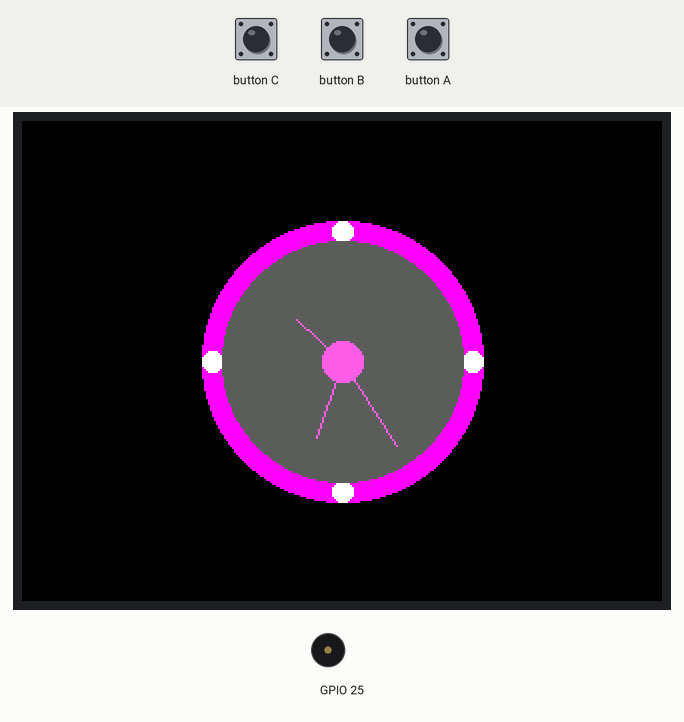
Simulated run of this sketch. Board: ESP32. On the bench: 320×240 colour display, buzzer (waves = sounding). Inputs (shaded band) come from the test bench. WiFi joins after 1.5 s; servers stay silent unless stated; network time is answered at once with the bench clock; the local clock reads 2024-03-15 10:24:30 at power-on unless the sketch sets it; what the sketch prints to the serial monitor is not drawn.

Above: at 3.9 s.
4.0 s: button C pressed for 0.15 s
At 6.9 s:
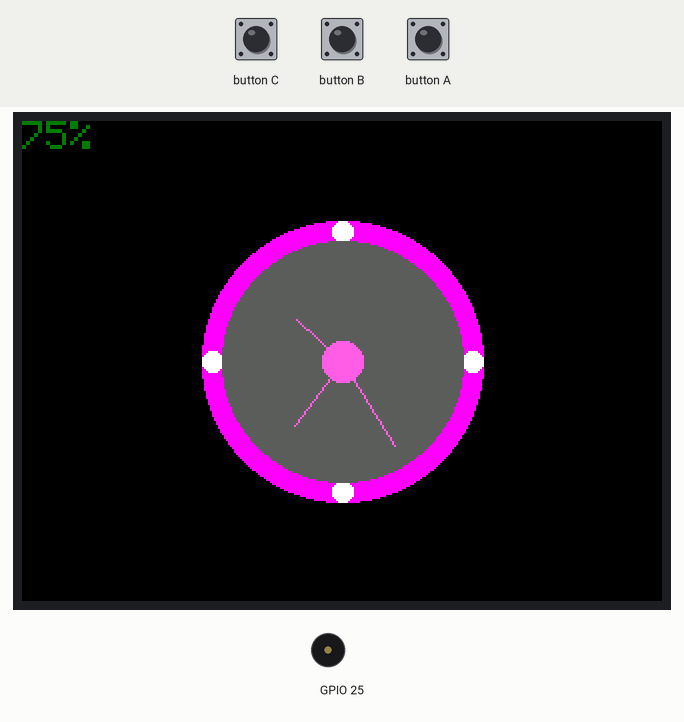
7.1 s: button B pressed for 0.15 s
At 7.8 s:
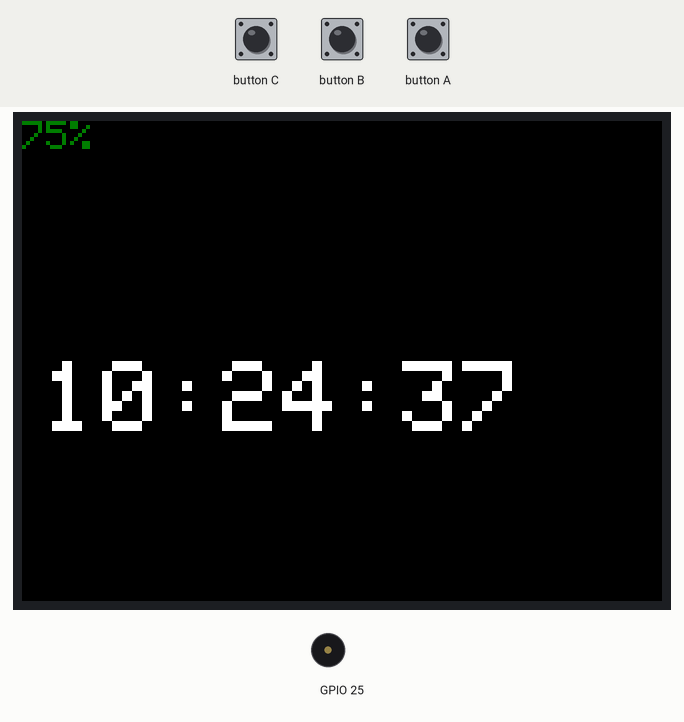
10.2 s: button B pressed for 1 s
At 12.2 s:
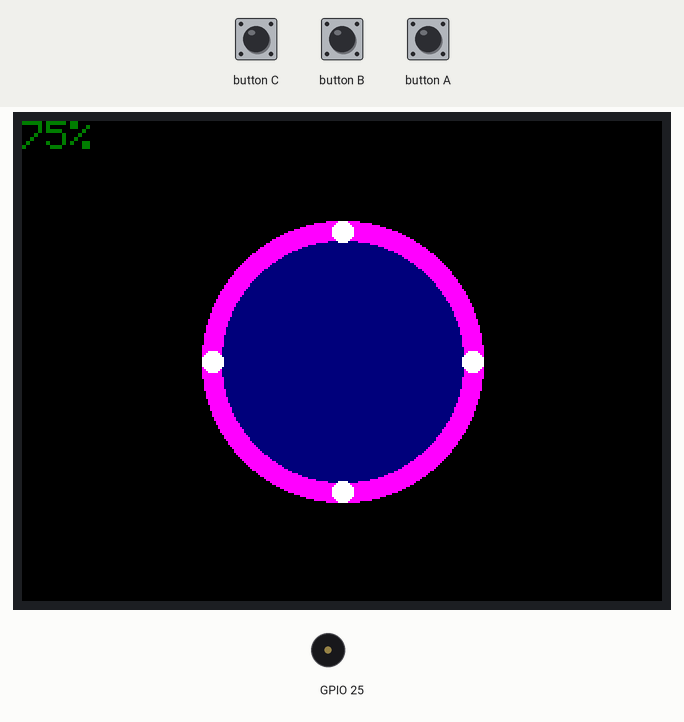
14.2 s: button B pressed for 0.15 s
At 15.8 s:
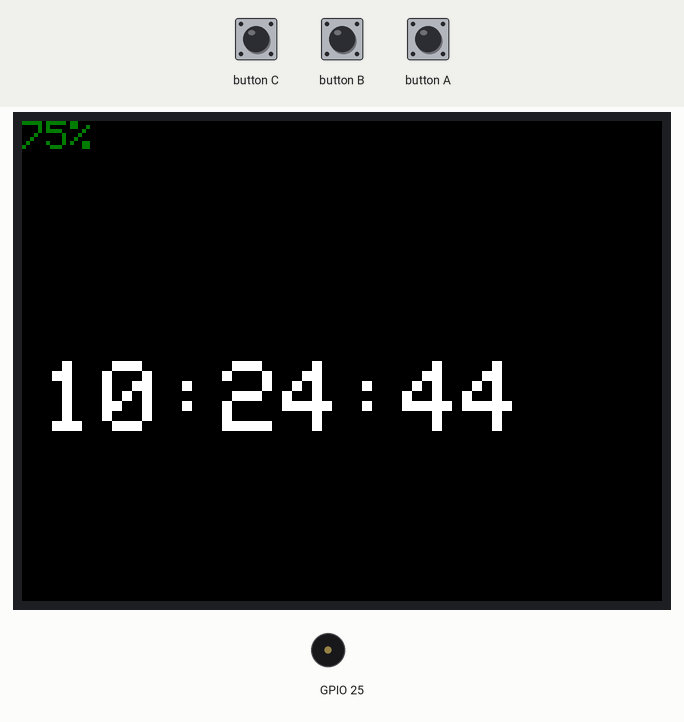
17.3 s: button C pressed for 1 s
At 19.1 s:
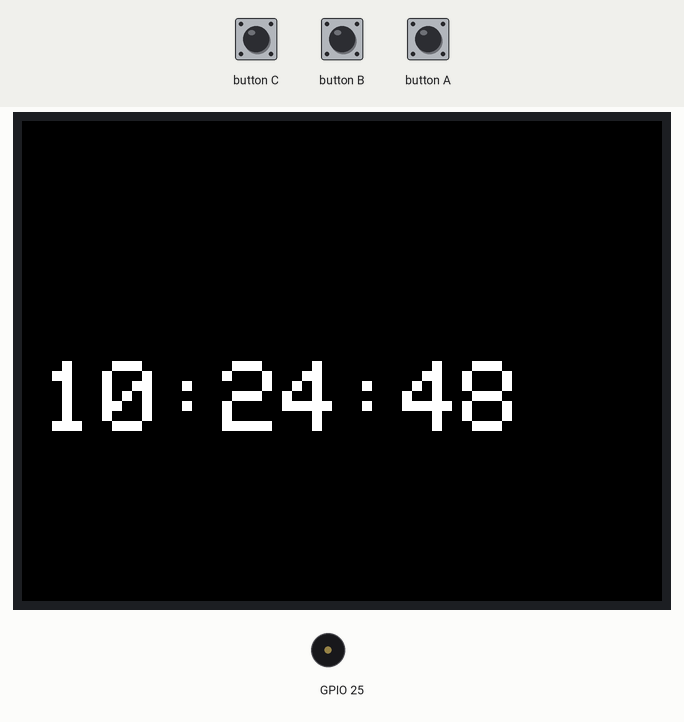
21.3 s: button B pressed for 0.15 s
At 23.4 s:
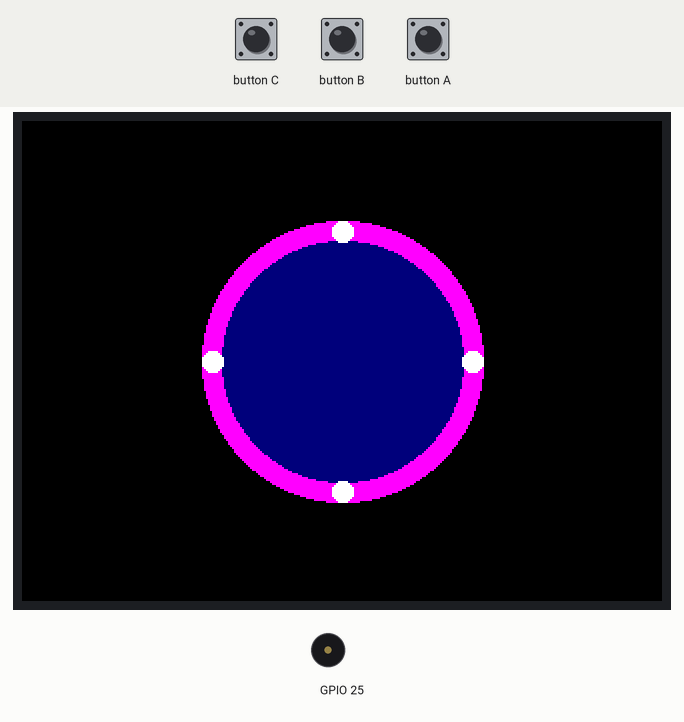
Timing chart, 0 to 24.9 s (numbered marks = the images above; inputs shaded):
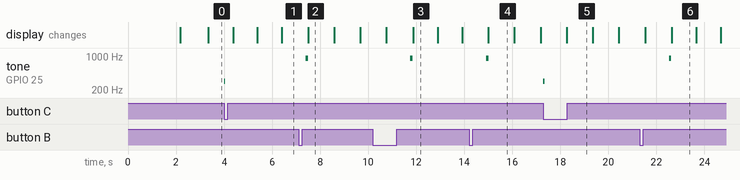

Measured:
- after the input at 4.0 s, tone on GPIO 25: silent → 300 Hz at once, → silent 0.05 s later; the display: first changes after 0.39 s (image 1 shows a later state)
- after the input at 7.1 s, tone on GPIO 25: silent → 900 Hz after 0.31 s, → silent 0.10 s later; the display: changes after 0.40 s (image 2)
- after the input at 10.2 s, tone on GPIO 25: silent → 900 Hz after 1.6 s, → silent 0.10 s later; the display: first differs from a run without the input after 1.7 s (image 3)
- after the input at 14.2 s, tone on GPIO 25: silent → 900 Hz after 0.72 s, → silent 0.10 s later; the display: changes after 0.80 s (image 4)
- after the input at 17.3 s, tone on GPIO 25: silent → 300 Hz at once, → silent 0.05 s later; the display: changes after 0.97 s (image 5)
- after the input at 21.3 s, tone on GPIO 25: silent → 900 Hz after 1.2 s, → silent 0.10 s later; the display: first differs from a run without the input after 1.3 s (image 6)
- what the display in image 2 shows lasts 1.1 s, from 7.5 s to 8.6 s

The sketch:

Clock.ino
```cpp
#include <NTPClient.h>
#include <WiFi.h>
#include <M5Stack.h>
#include <WiFiUdp.h>

const char *ssid = "DESKTOP-KT6R0Q7 9768";
const char *password = "123456781";

uint16_t recontimer = 0;


WiFiUDP ntpUDP;

NTPClient timeClient(ntpUDP);

String formattedDate;
String timeStamp;
String sec = " ";
String mnt = " ";
String hour = " ";
bool state = true;
bool state2 = false;
bool fon = false;
bool aon = false;
bool beep1 = false;
bool beep2 = false;
bool beep3 = false;
bool con = false;
bool nocon = false;

uint8_t X_OFFSET = 160;
uint8_t Y_OFFSET = 120;
uint8_t R_OUTER = 70;
uint8_t R_INNER = 60;

uint8_t coord[8];
uint8_t count = 0;

float pos_x = 0;
float pos_y = 0;

uint8_t seconds = 0;
uint8_t minutes = 0;
uint8_t hours = 0;

uint8_t s = 0;
uint8_t m = 0;
uint8_t h = 0;

int execTime = 0;
uint8_t h_sx = 120, h_sy = 120;
uint8_t h_mx = 120, h_my = 120;
uint8_t h_hx = 120, h_hy = 120;

uint8_t H_POINTER_LENGTH = 30;
uint8_t M_POINTER_LENGTH = 50;
uint8_t S_POINTER_LENGTH = 40;
uint8_t RADIUS = 10;

void setup() {


    M5.begin();
    M5.Power.begin();
    WiFi.begin(ssid, password);
    while (WiFi.status() != WL_CONNECTED) {
        Serial.print("Initialisiere WiFi...\n");
        delay(1000);
    }
    Serial.print("WiFi initialisiert\n");

    timeClient.begin();                                           // Start der NTPserver Verbindung
    timeClient.setTimeOffset(7200);                               // Anpassen der Zeitzone


    // Interrupts initialisieren
    attachInterrupt(GPIO_NUM_38, swStateR, RISING);
    attachInterrupt(GPIO_NUM_37, battery, FALLING);

    M5.Lcd.fillCircle(X_OFFSET, Y_OFFSET, R_OUTER, 0xF81F);               // Zeichnen der Uhr
    M5.Lcd.fillCircle(X_OFFSET, Y_OFFSET, R_INNER, 0x000F);

    for (int i = 0; i < 360; i++) {
        pos_x = cos((i - 90) * 0.0174532925);
        pos_y = sin((i - 90) * 0.0174532925);
        uint16_t x = pos_x * ((R_OUTER + R_INNER) / 2) + X_OFFSET;
        uint16_t y = pos_y * ((R_OUTER + R_INNER) / 2) + Y_OFFSET;
        if (i % 90 == 0) {
            M5.Lcd.fillCircle(x, y, 5, 0xFFFF);
            coord[count] = x;
            count++;
            coord[count] = y;
            count++;

        }
    }
}


void loop() {
    M5.update();
    uint16_t ret;
    if (beep3) {
        M5.Speaker.tone(300, 50);              //Ton bei drücken von Button B
        beep3 = !beep3;
    }
    if (aon) {
        if (beep1) {
            M5.Speaker.tone(900, 100);                  //Ton bei gedrückthalten
            beep1 = !beep1;
        }
        ret = analogRead(36);

        //Serial.print(ret);
        //Serial.print(" / ");                        // Ausgabe Sensor Werte

        if (ret < 1200) {
            M5.Lcd.setBrightness(255);
        } else if (ret < 1600) {
            M5.Lcd.setBrightness(200);                    // Abfrage der Helligkeitslevel
        } else if (ret < 2000) {
            M5.Lcd.setBrightness(178);
        } else if (ret < 2400) {
            M5.Lcd.setBrightness(120);
        } else if (ret < 2800) {
            M5.Lcd.setBrightness(70);
        } else if (ret < 3200) {
            M5.Lcd.setBrightness(30);
        }
    } else {
        M5.Lcd.setBrightness(255);
    }
    if (execTime < millis()) {                        // 1s Verzögerung
        if (WiFi.status() == WL_CONNECTED) {
            con = true;
            while (!timeClient.update()) {             //Falsche Daten vermeiden
                timeClient.forceUpdate();
            }
        } else if ((WiFi.status() != WL_CONNECTED) && recontimer >= 7) {
            Serial.print("Reconnecting...");
            WiFi.disconnect(true);
            WiFi.begin(ssid, password);
            recontimer = 0;
        } else {
            recontimer++;
        }
        formattedDate = timeClient.getFormattedDate();      // Format 2018-05-28T16:00:13Z
        Serial.print(formattedDate);
        Serial.print("\n");
        int splitT = formattedDate.indexOf("T");
        timeStamp = formattedDate.substring(splitT + 1, formattedDate.length() - 1); // Abspalten der Uhrzeit
        if (state) {                      // Digital oder Analog
            if (beep2) {
                M5.Speaker.tone(900, 100);              //Ton bei drücken von Button B
                beep2 = !beep2;
            }
            if (state2) {                    // Erste ausführung Analog ?

                hour = formattedDate.substring(splitT + 1, splitT + 3);
                mnt = formattedDate.substring(splitT + 4, splitT + 6);           // Aufspalten der Stunden/Minuten/Sekunden
                sec = formattedDate.substring(splitT + 7, splitT + 9);
                hours = hour.toInt();
                minutes = mnt.toInt();
                seconds = sec.toInt();
                double sec_deg = seconds * 6;
                double min_deg = minutes * 6 + sec_deg * 0.01666667;
                double hou_deg = hours * 30 + min_deg * 0.0833333;
                double hou_x = cos((hou_deg - 90) * 0.0174532925); // Koordinaten für Zeiger berechnen
                double hou_y = sin((hou_deg - 90) * 0.0174532925);
                double min_x = cos((min_deg - 90) * 0.0174532925);
                double min_y = sin((min_deg - 90) * 0.0174532925);
                double sec_x = cos((sec_deg - 90) * 0.0174532925);
                double sec_y = sin((sec_deg - 90) * 0.0174532925);
                int COLOR = 0xFAFC;

                h_hx = hou_x * H_POINTER_LENGTH + X_OFFSET; // Zeiger Positionen Aktualisieren
                h_hy = hou_y * H_POINTER_LENGTH + Y_OFFSET;
                h_mx = min_x * M_POINTER_LENGTH + X_OFFSET;
                h_my = min_y * M_POINTER_LENGTH + Y_OFFSET;
                h_sx = sec_x * S_POINTER_LENGTH + X_OFFSET;
                h_sy = sec_y * S_POINTER_LENGTH + Y_OFFSET;

                M5.Lcd.fillCircle(X_OFFSET, Y_OFFSET, R_INNER, 0x5AEB);  // Zifferblatt Löschen

                M5.Lcd.drawLine(h_hx, h_hy, X_OFFSET, Y_OFFSET, COLOR);  // Zeiger neu schreiben mit Aktuellen Werten
                M5.Lcd.drawLine(h_mx, h_my, X_OFFSET, Y_OFFSET, COLOR);
                M5.Lcd.drawLine(h_sx, h_sy, X_OFFSET, Y_OFFSET, COLOR);
                M5.Lcd.fillCircle(X_OFFSET, Y_OFFSET, RADIUS, COLOR);
            } else {
                M5.Lcd.clear(BLACK);
                M5.Lcd.fillCircle(X_OFFSET, Y_OFFSET, R_OUTER, 0xF81F);               //Neu Zeichnen der Uhr
                M5.Lcd.fillCircle(X_OFFSET, Y_OFFSET, R_INNER, 0x000F);
                state2 = true;
                M5.Lcd.fillCircle(coord[0], coord[1], 5, 0xFFFF);
                M5.Lcd.fillCircle(coord[2], coord[3], 5, 0xFFFF);
                M5.Lcd.fillCircle(coord[4], coord[5], 5, 0xFFFF);
                M5.Lcd.fillCircle(coord[6], coord[7], 5, 0xFFFF);
            }
        } else {
            if (beep2) {
                M5.Speaker.tone(900, 100);                         //Ton bei drücken von Button B
                beep2 = !beep2;
            }
            state2 = false;
            M5.Lcd.clear(BLACK);
            M5.Lcd.setTextColor(WHITE);
            M5.Lcd.setTextSize(5);                             // Digital Uhr Modus
            M5.Lcd.setCursor(10, 120);
            M5.Lcd.print(timeStamp);
        }

        //M5.Lcd.clear(BLACK);
        M5.Lcd.setTextSize(2);                             // Anzeigen des Batteriestandes
        M5.Lcd.setCursor(0, 0);
        M5.Lcd.fillRect(0, 0, 320, 20, BLACK);

        if (fon) {
            int8_t battery = M5.Power.getBatteryLevel();
            if (battery >= 75) {               //Batterie Level prüfen
                M5.Lcd.setTextColor(0x03E0);
                M5.Lcd.print(battery);
            } else if (battery >= 50) {
                M5.Lcd.setTextColor(0xFFE0);
                M5.Lcd.print(battery);
            } else if (battery >= 25) {
                M5.Lcd.setTextColor(0xFFE0);
                M5.Lcd.print(battery);
            } else if (battery >= 0) {
                M5.Lcd.setTextColor(0xFDA0);
                M5.Lcd.print(battery);
            } else if (battery == -1) {
                Serial.print("Fehler");
            }
            M5.Lcd.print("%");
        }
        execTime = millis() + 1000;
    }
}


void swStateR() {                    // Umschalten zwischen Digital und Analog

    if (M5.BtnB.pressedFor(2000)) {
        aon = !aon;
        beep1 = !beep1;
    } else {
        state = !state;
        beep2 = !beep2;
    }

}

void battery() {
    fon = !fon;
    beep3 = !beep3;
}
```
